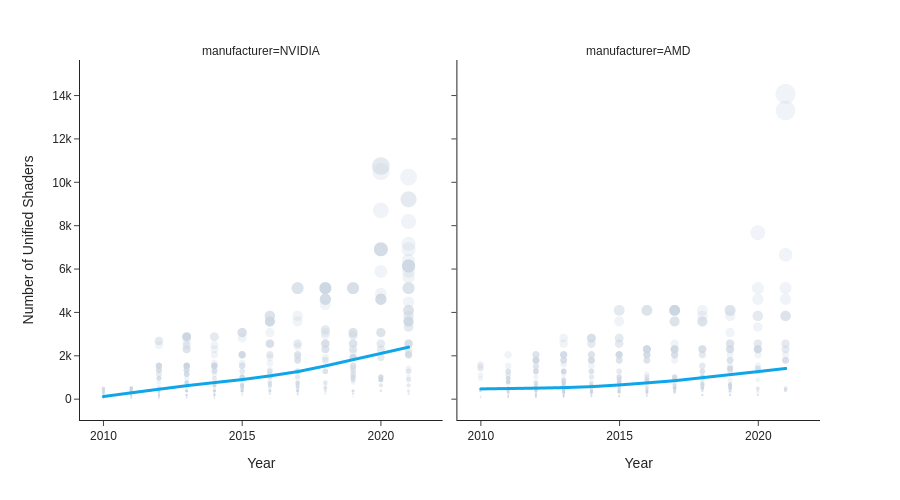

Source (notebook cell):
### Code cell
df_p2010_2 = df.query('releaseYear >= 2010')
df_p2010_2 = df_p2010_2[df_p2010_2['manufacturer'].isin(['AMD', 'NVIDIA'])]
df_p2010_2 = df_p2010_2.dropna(subset=['unifiedShader'])

fig = px.scatter(
    df_p2010_2,
    x='releaseYear',
    y='unifiedShader',
    size='unifiedShader',
    facet_col='manufacturer',
    trendline="lowess",
    labels={
        'unifiedShader': 'Number of Unified Shaders',
        'releaseYear': 'Year',
    },
    hover_name='productName',
    height=500,
)

# fig.update_layout(yaxis_title='Number of Unified Shaders')
fig.update_traces(
    marker={
        'color': '#CBD5E1',
        'opacity': 0.3,
        'line_width': 0,
    },
    line={
        'color': '#0EA5E9',
        'width': 3,
    }
)

fig.show()

### Figure 1 — Plotly figure (JSON) as saved in the notebook; plotly's stock layout.template omitted (floating-point values rounded to 4 significant figures; data arrays with more than 128 entries replaced by an {"elided": "..."} marker saying what was removed)
{"data": [{"hovertemplate": "<b>%{hovertext}</b><br><br>manufacturer=NVIDIA<br>Year=%{x}<br>Number of Unified Shaders=%{marker.size}<extra></extra>", "hovertext": {"elided": "704 str values"}, "legendgroup": "", "line": {"color": "#0EA5E9", "width": 3}, "marker": {"color": "#CBD5E1", "line": {"width": 0}, "opacity": 0.3, "size": {"elided": "704 float values"}, "sizemode": "area", "sizeref": 35.2, "symbol": "circle"}, "mode": "markers", "name": "", "showlegend": false, "type": "scattergl", "x": {"elided": "704 int values"}, "xaxis": "x", "y": {"elided": "704 float values"}, "yaxis": "y"}, {"hovertemplate": "<b>LOWESS trendline</b><br><br>manufacturer=NVIDIA<br>Year=%{x}<br>Number of Unified Shaders=%{y} <b>(trend)</b><extra></extra>", "legendgroup": "", "line": {"color": "#0EA5E9", "width": 3}, "marker": {"color": "#CBD5E1", "line": {"width": 0}, "opacity": 0.3, "symbol": "circle"}, "mode": "lines", "name": "", "showlegend": false, "type": "scattergl", "x": {"elided": "704 int values"}, "xaxis": "x", "y": {"elided": "704 float values"}, "yaxis": "y"}, {"hovertemplate": "<b>%{hovertext}</b><br><br>manufacturer=AMD<br>Year=%{x}<br>Number of Unified Shaders=%{marker.size}<extra></extra>", "hovertext": {"elided": "722 str values"}, "legendgroup": "", "line": {"color": "#0EA5E9", "width": 3}, "marker": {"color": "#CBD5E1", "line": {"width": 0}, "opacity": 0.3, "size": {"elided": "722 float values"}, "sizemode": "area", "sizeref": 35.2, "symbol": "circle"}, "mode": "markers", "name": "", "showlegend": false, "type": "scattergl", "x": {"elided": "722 int values"}, "xaxis": "x2", "y": {"elided": "722 float values"}, "yaxis": "y2"}, {"hovertemplate": "<b>LOWESS trendline</b><br><br>manufacturer=AMD<br>Year=%{x}<br>Number of Unified Shaders=%{y} <b>(trend)</b><extra></extra>", "legendgroup": "", "line": {"color": "#0EA5E9", "width": 3}, "marker": {"color": "#CBD5E1", "line": {"width": 0}, "opacity": 0.3, "symbol": "circle"}, "mode": "lines", "name": "", "showlegend": false, "type": "scattergl", "x": {"elided": "722 int values"}, "xaxis": "x2", "y": {"elided": "722 float values"}, "yaxis": "y2"}], "layout": {"annotations": [{"font": {}, "showarrow": false, "text": "manufacturer=NVIDIA", "x": 0.245, "xanchor": "center", "xref": "paper", "y": 1.0, "yanchor": "bottom", "yref": "paper"}, {"font": {}, "showarrow": false, "text": "manufacturer=AMD", "x": 0.755, "xanchor": "center", "xref": "paper", "y": 1.0, "yanchor": "bottom", "yref": "paper"}], "height": 500, "legend": {"itemsizing": "constant", "tracegroupgap": 0}, "margin": {"t": 60}, "xaxis": {"anchor": "y", "domain": [0.0, 0.49], "title": {"text": "Year"}}, "xaxis2": {"anchor": "y2", "domain": [0.51, 1.0], "matches": "x", "title": {"text": "Year"}}, "yaxis": {"anchor": "x", "domain": [0.0, 1.0], "title": {"text": "Number of Unified Shaders"}}, "yaxis2": {"anchor": "x2", "domain": [0.0, 1.0], "matches": "y", "showticklabels": false}}}
